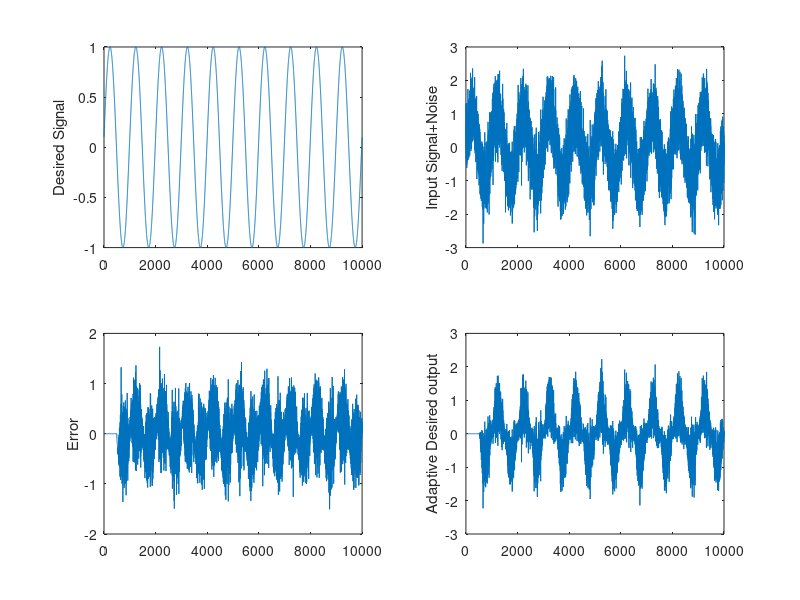

Here is the MATLAB script that generated this plot:
clear
close all

N=10000;    %Length of input in samples
t=[0:N-1];  %vector N integers incrementing from 0
w0=0.001;   %frequency of sinewave test input
phi=0.1;    %phase for sinewave test input
d=sin(2*pi*[1:N]*w0+phi);   %desired signal in our case just a sinewave
x=d+randn(1,N)*0.5;         %signal with noise
w=zeros(1,N);               %weights vector initialized at 0
mu=0.05;                    %step size
LMS_ORDER = 500;            %length of weights vector

for i=LMS_ORDER:N
   e(i) = d(i) - w(i)' * x(i);
   w(i+1) = w(i) + mu * e(i) * x(i);
end
for i=1:N
yd(i) = sum(w(i)' * x(i));  
end
subplot(221),plot(t,d),ylabel('Desired Signal'),
subplot(222),plot(t,x),ylabel('Input Signal+Noise'),
subplot(223),plot(t,e),ylabel('Error'),
subplot(224),plot(t,yd),ylabel('Adaptive Desired output');
